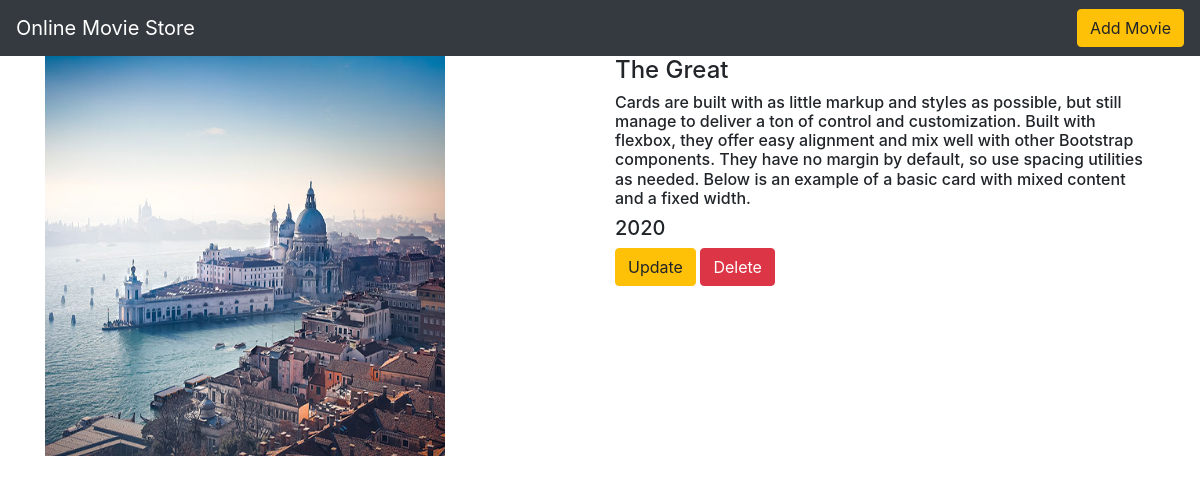
The app's page /movie/4/ with its own data.
### movieapp/models.py (models this page shows, shortened)
class movie(models.Model):
   name=models.CharField(max_length=250)
   desc=models.TextField()
   year=models.IntegerField()
   img=models.ImageField(upload_to='gallery')

### movieapp/views.py (the view)
# urls.py: path('movie/<int:movie_id>/',views.detail,name='detail'),
def detail(request,movie_id):
    movie2=movie.objects.get(id=movie_id)
    return render(request,'detail.html' ,{'movie':movie2})

### templates/detail.html
{% extends 'base.html'%}
{% block body %}
<div class="container">
    <div class="row">
    <div class="col-md-6">
      <img src="{{movie.img.url}}" width="400" height="400">
    </div>
    <div class="col-md-6">
        <h4>{{movie.name}}</h4>
        <h6>{{movie.desc}}</h6>
        <h5>{{movie.year}}</h5>
        <a class="btn btn-warning" href="{% url 'movieapp:update' movie.id %}">Update</a>
        <a class="btn btn-danger" href="{% url 'movieapp:delete' movie.id %}">Delete</a>
    </div>
</div>
    </div>
{% endblock %}

### static/style.css (style rules this page uses)
body { background-color:white; }

### records on screen
movie: img (picture), name "The Great", desc "Cards are built with as little markup and styles as possible, but still manage to deliver a ton of control and customization. Built with flexbox, they offer easy alignment and mix well with other Bootstrap components. They have no margin by default, so use spacing utilities as needed. Below is an example of a basic card with mixed content and a fixed width.", year "2020"
